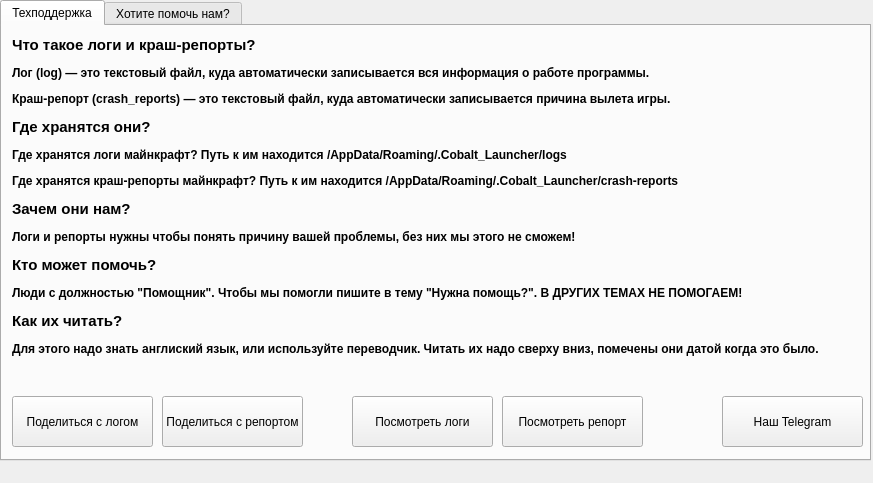
<?xml version="1.0" encoding="UTF-8"?>
<ui version="4.0">
 <class>DockWidget</class>
 <widget class="QDockWidget" name="DockWidget">
  <property name="geometry">
   <rect>
    <x>0</x>
    <y>0</y>
    <width>873</width>
    <height>483</height>
   </rect>
  </property>
  <property name="windowTitle">
   <string>DockWidget</string>
  </property>
  <widget class="QWidget" name="st_mn_inside">
   <widget class="QTabWidget" name="help_menu">
    <property name="geometry">
     <rect>
      <x>0</x>
      <y>0</y>
      <width>871</width>
      <height>461</height>
     </rect>
    </property>
    <property name="currentIndex">
     <number>0</number>
    </property>
    <widget class="QWidget" name="Technical_support">
     <attribute name="title">
      <string>Техподдержка</string>
     </attribute>
     <widget class="QPushButton" name="share_with_log">
      <property name="geometry">
       <rect>
        <x>10</x>
        <y>370</y>
        <width>141</width>
        <height>51</height>
       </rect>
      </property>
      <property name="text">
       <string>Поделиться с логом</string>
      </property>
     </widget>
     <widget class="QPushButton" name="share_with_report">
      <property name="geometry">
       <rect>
        <x>160</x>
        <y>370</y>
        <width>141</width>
        <height>51</height>
       </rect>
      </property>
      <property name="text">
       <string>Поделиться с репортом</string>
      </property>
     </widget>
     <widget class="QPushButton" name="Telegram_help_menu">
      <property name="geometry">
       <rect>
        <x>720</x>
        <y>370</y>
        <width>141</width>
        <height>51</height>
       </rect>
      </property>
      <property name="text">
       <string>Наш Telegram</string>
      </property>
     </widget>
     <widget class="QLabel" name="inf_logs_reports">
      <property name="geometry">
       <rect>
        <x>10</x>
        <y>10</y>
        <width>821</width>
        <height>361</height>
       </rect>
      </property>
      <property name="text">
       <string>&lt;html&gt;&lt;head/&gt;&lt;body&gt;&lt;p&gt;&lt;span style=&quot; font-size:11pt; font-weight:700;&quot;&gt;Что такое логи и краш-репорты?&lt;/span&gt;&lt;/p&gt;&lt;p&gt;&lt;span style=&quot; font-weight:700;&quot;&gt;Лог (log) — это текстовый файл, куда автоматически записывается вся информация о работе программы.&lt;/span&gt;&lt;/p&gt;&lt;p&gt;&lt;span style=&quot; font-weight:700;&quot;&gt;Краш-репорт (crash_reports) — это текстовый файл, куда автоматически записывается причина вылета игры.&lt;/span&gt;&lt;/p&gt;&lt;p&gt;&lt;span style=&quot; font-size:11pt; font-weight:700;&quot;&gt;Где хранятся они?&lt;/span&gt;&lt;/p&gt;&lt;p&gt;&lt;span style=&quot; font-weight:700;&quot;&gt;Где хранятся логи майнкрафт? Путь к им находится /AppData/Roaming/.Cobalt_Launcher/logs&lt;/span&gt;&lt;/p&gt;&lt;p&gt;&lt;span style=&quot; font-weight:700;&quot;&gt;Где хранятся краш-репорты майнкрафт? Путь к им находится /AppData/Roaming/.Cobalt_Launcher/crash-reports&lt;/span&gt;&lt;/p&gt;&lt;p&gt;&lt;span style=&quot; font-size:11pt; font-weight:700;&quot;&gt;Зачем они нам?&lt;/span&gt;&lt;/p&gt;&lt;p&gt;&lt;span style=&quot; font-weight:700;&quot;&gt;Логи и репорты нужны чтобы понять причину вашей проблемы, без них мы этого не сможем! &lt;/span&gt;&lt;/p&gt;&lt;p&gt;&lt;span style=&quot; font-size:11pt; font-weight:700;&quot;&gt;Кто может помочь?&lt;/span&gt;&lt;/p&gt;&lt;p&gt;&lt;span style=&quot; font-weight:700;&quot;&gt;Люди с должностью &amp;quot;Помощник&amp;quot;. Чтобы мы помогли пишите в тему &amp;quot;Нужна помощь?&amp;quot;. В ДРУГИХ ТЕМАХ НЕ ПОМОГАЕМ!&lt;/span&gt;&lt;/p&gt;&lt;p&gt;&lt;span style=&quot; font-size:11pt; font-weight:700;&quot;&gt;Как их читать?&lt;/span&gt;&lt;/p&gt;&lt;p&gt;&lt;span style=&quot; font-weight:700;&quot;&gt;Для этого надо знать англиский язык, или используйте переводчик. Читать их надо сверху вниз, помечены они датой когда это было.&lt;/span&gt;&lt;/p&gt;&lt;p&gt;&lt;span style=&quot; font-weight:700;&quot;&gt;&lt;br/&gt;&lt;/span&gt;&lt;/p&gt;&lt;/body&gt;&lt;/html&gt;</string>
      </property>
     </widget>
     <widget class="QPushButton" name="view_log">
      <property name="geometry">
       <rect>
        <x>350</x>
        <y>370</y>
        <width>141</width>
        <height>51</height>
       </rect>
      </property>
      <property name="text">
       <string>Посмотреть логи</string>
      </property>
     </widget>
     <widget class="QPushButton" name="view_report">
      <property name="geometry">
       <rect>
        <x>500</x>
        <y>370</y>
        <width>141</width>
        <height>51</height>
       </rect>
      </property>
      <property name="text">
       <string>Посмотреть репорт</string>
      </property>
     </widget>
    </widget>
    <widget class="QWidget" name="Want_to_help_us">
     <attribute name="title">
      <string>Хотите помочь нам?</string>
     </attribute>
     <widget class="QLabel" name="inf_help_developers">
      <property name="geometry">
       <rect>
        <x>10</x>
        <y>-20</y>
        <width>401</width>
        <height>281</height>
       </rect>
      </property>
      <property name="text">
       <string>&lt;html&gt;&lt;head/&gt;&lt;body&gt;&lt;p&gt;&lt;span style=&quot; font-size:11pt; font-weight:700;&quot;&gt;У вас есть идея?&lt;/span&gt;&lt;/p&gt;&lt;p&gt;&lt;span style=&quot; font-weight:700;&quot;&gt;Пишите в тему &amp;quot;Идеи&amp;quot;.&lt;/span&gt;&lt;/p&gt;&lt;p&gt;&lt;span style=&quot; font-size:11pt; font-weight:700;&quot;&gt;Нашли ошибку в коде или в статье?&lt;/span&gt;&lt;/p&gt;&lt;p&gt;&lt;span style=&quot; font-weight:700;&quot;&gt;Пишите в тему &amp;quot;Найдена ошибка?&amp;quot;.&lt;/span&gt;&lt;/p&gt;&lt;p&gt;&lt;span style=&quot; font-size:11pt; font-weight:700;&quot;&gt;Как оформлять анкеты?&lt;/span&gt;&lt;/p&gt;&lt;p&gt;&lt;span style=&quot; font-weight:700;&quot;&gt;1. Заголовок&lt;/span&gt;&lt;/p&gt;&lt;p&gt;&lt;span style=&quot; font-weight:700;&quot;&gt;2. Текст&lt;/span&gt;&lt;/p&gt;&lt;p&gt;&lt;span style=&quot; font-weight:700;&quot;&gt;3. В конце пингуешь @M1rotv0rets или @WaterBucket_smt.&lt;/span&gt;&lt;/p&gt;&lt;/body&gt;&lt;/html&gt;</string>
      </property>
     </widget>
     <widget class="QPushButton" name="Telegram_help_menu2">
      <property name="geometry">
       <rect>
        <x>730</x>
        <y>10</y>
        <width>131</width>
        <height>61</height>
       </rect>
      </property>
      <property name="text">
       <string>Наш Telegram</string>
      </property>
     </widget>
    </widget>
   </widget>
  </widget>
 </widget>
 <resources/>
 <connections/>
</ui>
